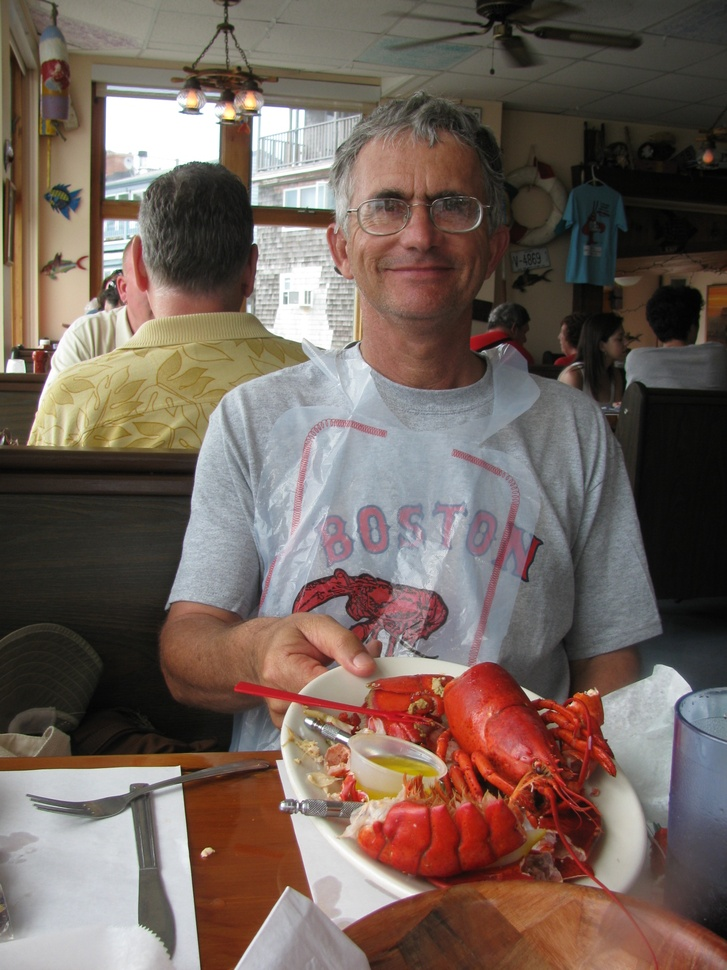
#> input picture Photomosaic/Neena/g.JPG, 727 x 970 px, shrunk from 1200 x 1600 before the run
$ python photomosaic.py   (Python 2 division)
#> lines starting #> are read from the running program, lines starting #| are printed output that depends on the picture
from PIL import Image
from os import listdir, path
from math import fabs

''' the actual tile size '''
tile_size = 10

'''
the size of the thumbnail. can be different than the tile size. if different
the resulting image will be larger (or smaller) than the source
'''
thumb_size = 10

''' the size of a tile quadrant (if using the quad-point model) '''
small_size = tile_size / 2
image = "g.JPG"

''' output directory '''
work_dir = "./"

''' directory for storing intermediate thumbnails (normalized) '''
work_thumb_dir = "normimages/"

''' source thumbnails directory '''
thumb_dir = "images/"


width, height = 0, 0
color_map = {}
file_color_map = {}
detailed_file_color_map = {}

def find_largest():
    largest_area = 0
    largest_file = None
    for f in listdir(full_img_dir):
        try:
            h,w = Image.open(path.join(full_img_dir, f)).size
            area = h * w
            largest_area, largest_file = (area, f) if area > largest_area else (largest_area, largest_file)
        except:
            pass

    print 'largest file is \r\n%s' % path.join(full_img_dir, largest_file)
    return Image.open(path.join(full_img_dir, largest_file))


def avg_color (image):
    total_color = (0,0,0)
    total_count = 0;
    for count, color in image.getcolors(image.size[0] * image.size[1]):
        total_count += count
        total_color = (
                        total_color[0] + (count * color[0]),
                        total_color[1] + (count * color[1]),
                        total_color[2] + (count * color[2])
                        )

    return (total_color[0]/total_count, total_color[1]/total_count, total_color[2]/total_count)

def color_dif(color1, color2):
    return (fabs(color1[0] - color2[0]) + fabs(color1[1] - color2[1]) + fabs(color1[2] - color2[2]))

def find_closest(tile):
    color = avg_color(tile)
    distance = 0
    color_key = None
    for key in file_color_map.keys():
        new_dist = color_dif(color, file_color_map[key])
        if (new_dist < distance) or (color_key == None):
            color_key = key
            distance = new_dist
        if (distance == 0):
            return color_key

    return color_key

def average(lst):
    sum = 0
    for x in lst: sum += x
    return sum / len(lst)

def find_closest_quadrants(tile):
    distance = 0
    color_key = None

    tiles = {
                0: avg_color(tile.crop((0, 0, small_size, small_size))),
                1: avg_color(tile.crop((0, small_size, small_size, small_size * 2))),
                2: avg_color(tile.crop((small_size, 0, small_size * 2, small_size))),
                3: avg_color(tile.crop((small_size, small_size, small_size * 2, small_size * 2)))
            }

    for key in detailed_file_color_map.keys():
        new_dist = average([color_dif(tiles[idx], detailed_file_color_map[key][idx]) for idx in range(4)])
        if (new_dist < distance) or (color_key == None):
            color_key = key
            distance = new_dist
        if (distance == 0):
            return color_key

    return color_key

def normalize_thumbs():
    for f in listdir(thumb_dir):
        img = Image.open(path.join(thumb_dir, f))
        h,w = img.size
        new_size = w if h > w else h
        newImg = img.crop((0, 0, h, h))
        newImg.resize((thumb_size,thumb_size)).save(path.join(work_thumb_dir, f))

def build_filemap():
    for f in listdir(thumb_dir):
        thumb_name = path.join(work_thumb_dir, f)
        thumb = Image.open(thumb_name)
        file_color_map[thumb_name] = avg_color(thumb)
        s = thumb.size[0]/2
        detailed_file_color_map[thumb_name] = [
                                                avg_color(thumb.crop((0, 0, s, s))),
                                                avg_color(thumb.crop((0, s, s, s * 2))),
                                                avg_color(thumb.crop((s, 0, s * 2, s))),
                                                avg_color(thumb.crop((s, s, s * 2, s * 2))),
                                              ]

def process_main(locator, fname, image):
    normalize_thumbs()
    width, height = image.size

    build_filemap()

    res = ['<html><body><table cellpadding="0" cellspacing="0">']
    for offset_y in [y*tile_size for y in range(height / tile_size)]:
        line = ['<tr>']
        for offset_x in [x*tile_size for x in range(width / tile_size)]:
            thumb_file = locator(image.crop((offset_x, offset_y, offset_x + tile_size, offset_y + tile_size)))
            line.append('<td><img width="%d" height="%d" src="' % (tile_size, tile_size))
            line.append(thumb_file)
            line.append('"/></td>')
        line.append('</tr>')
        res.append(''.join(line))

    res.append('</table></body></html>')

    out = open(path.join(work_dir, fname), 'w')
    for line in res:
        out.write(line)

    out.close()

print 'quadrants'
process_main(find_closest_quadrants, 'out2.html', Image.open('g.JPG'))
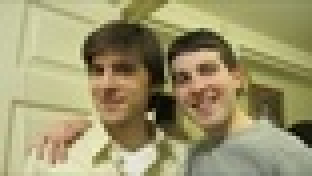
#> input picture Photomosaic/Neena/images/IMG_0139.jpg, 78 x 44 px, shrunk from 128 x 72 before the run (shown 4 times larger)
#> in normalize_thumbs, img is the input picture: PIL image 78x44 RGB; mean R, G, B 157.3, 150.2, 109.2
#> in normalize_thumbs, `newImg = img.crop((0, 0, h, h))`:
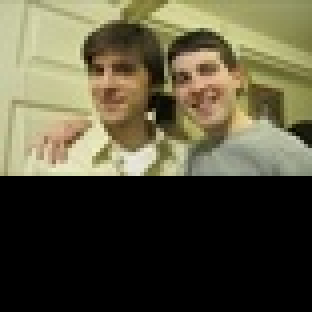
#> newImg: PIL image 78x78 RGB (shown 4 times larger); mean R, G, B 88.7, 84.8, 61.6
#> pass 2 of the loop in normalize_thumbs, `for f in listdir(thumb_dir):`:
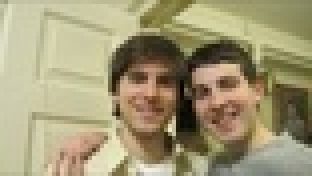
#> input picture Photomosaic/Neena/images/IMG_0140.jpg, 78 x 44 px, shrunk from 128 x 72 before the run (shown 4 times larger)
#> in normalize_thumbs, img is the input picture: PIL image 78x44 RGB; mean R, G, B 161.6, 152.1, 117.5
#> in normalize_thumbs, `newImg = img.crop((0, 0, h, h))`:
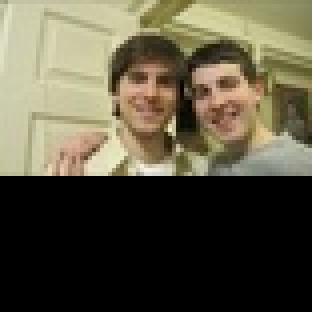
#> newImg: PIL image 78x78 RGB (shown 4 times larger); mean R, G, B 91.2, 85.8, 66.3
#> pass 3 of the loop in normalize_thumbs, `for f in listdir(thumb_dir):`:
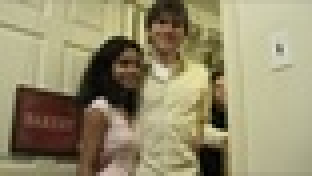
#> input picture Photomosaic/Neena/images/IMG_0141.jpg, 78 x 44 px, shrunk from 128 x 72 before the run (shown 4 times larger)
#> in normalize_thumbs, img is the input picture: PIL image 78x44 RGB; mean R, G, B 149.8, 141.5, 109
#> in normalize_thumbs, `newImg = img.crop((0, 0, h, h))`:
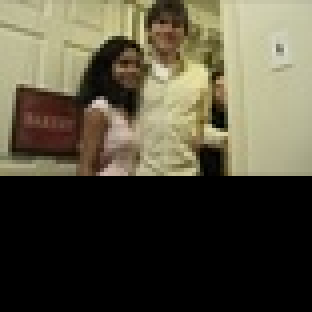
#> newImg: PIL image 78x78 RGB (shown 4 times larger); mean R, G, B 84.5, 79.8, 61.5
#> the loop in avg_color, `for count, color in image.getcolors(image.size[0] * image.size[1]):` made 74 passes
#> (count, color, total_count, total_color) on passes 1, 3, 4, 5, 6, 7, 8, 9, 10, 11, 12, 13: (13, (1, 0, 0), 13, (13, 0, 0)), (1, (123, 118, 98), 15, (261, 238, 196)), (1, (3, 0, 0), 16, (264, 238, 196)), (1, (120, 115, 93), 17, (384, 353, 289)), (1, (119, 117, 96), 18, (503, 470, 385)), (2, (0, 0, 2), 20, (503, 470, 389)), (1, (114, 110, 73), 21, (617, 580, 462)), (1, (188, 179, 140), 22, (805, 759, 602)), (1, (112, 110, 72), 23, (917, 869, 674)), (5, (3, 1, 0), 28, (932, 874, 674)), (1, (104, 103, 83), 29, (1036, 977, 757)), (1, (101, 99, 78), 30, (1137, 1076, 835))
#> (color, total_count, total_color) on pass 2: ((125, 120, 98), 14, (138, 120, 98))
#> after the loop in avg_color, `for count, color in image.getcolors(image.size[0] * image.size[1]):`: total_count = 100
#> the loop in avg_color (call 2), `for count, color in image.getcolors(image.size[0] * image.size[1]):` made 24 passes
#> (count, color, total_count, total_color) on passes 3 to 14: (1, (188, 179, 140), 3, (342, 317, 193)), (1, (218, 210, 171), 4, (560, 527, 364)), (1, (89, 80, 37), 5, (649, 607, 401)), (1, (202, 193, 154), 6, (851, 800, 555)), (1, (96, 90, 56), 7, (947, 890, 611)), (1, (211, 200, 155), 8, (1158, 1090, 766)), (1, (147, 136, 91), 9, (1305, 1226, 857)), (1, (204, 197, 169), 10, (1509, 1423, 1026)), (1, (128, 123, 94), 11, (1637, 1546, 1120)), (1, (207, 200, 172), 12, (1844, 1746, 1292)), (2, (206, 194, 152), 14, (2256, 2134, 1596)), (1, (186, 177, 144), 15, (2442, 2311, 1740))
#> (count, total_count, total_color) on pass 1: (1, 1, (93, 85, 46))
#> pass 2 of the loop in build_filemap, `for f in listdir(thumb_dir):`:
#> pass 3 of the loop in build_filemap, `for f in listdir(thumb_dir):`:
#> the loop in process_main, `for line in res:` made 99 passes
